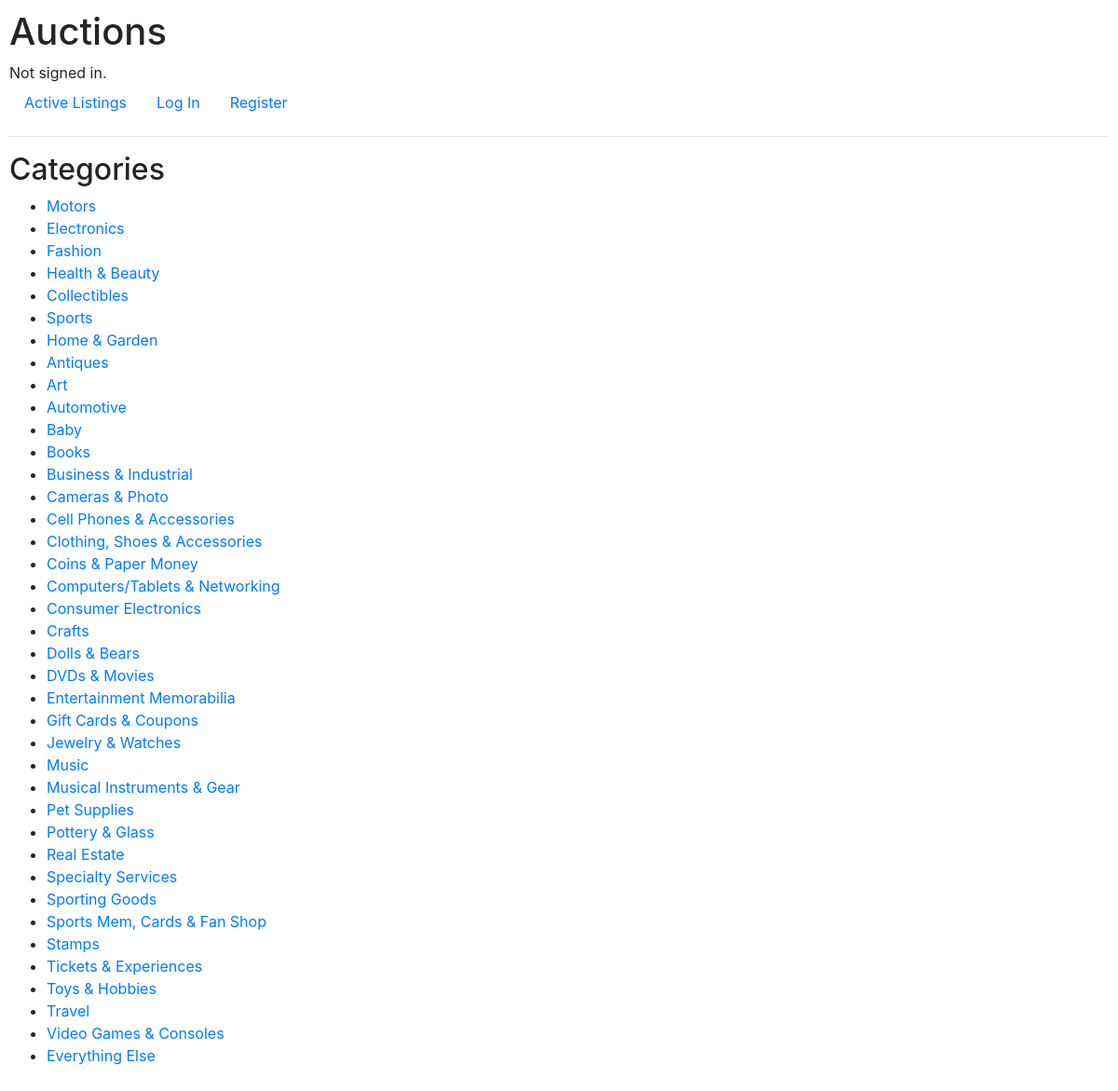
The page /categories on the database its author committed.
### auctions/models.py (models this page shows)
class ListingCategory(models.Model):
    title = models.CharField(max_length=64)
    def __str__(self):
        return f'{self.title}'

### auctions/views.py (the view)
# urls.py: path('categories', views.categories, name='categories'),
def categories(request):
    category_list = ListingCategory.objects.all()
    return render(request, 'auctions/categories.html', {
        'categories': category_list
    })

### auctions/templates/auctions/categories.html (shortened to what this page needs)
{% extends 'auctions/layout.html' %}
{% block body %}
    <h2>Categories</h2>
    <ul>
        {% for category in categories %}
            <li><a href="{% url 'category' category.id %}">{{ category }}</a></li>
        {% endfor %}
    </ul>
{% endblock body %}

### auctions/static/auctions/styles.css (style rules this page uses)
body { padding: 10px; }

### rows shown on the page
ListingCategory: title "Motors"
ListingCategory: title "Electronics"
ListingCategory: title "Fashion"
ListingCategory: title "Health & Beauty"
ListingCategory: title "Collectibles"
ListingCategory: title "Sports"
ListingCategory: title "Home & Garden"
ListingCategory: title "Antiques"
ListingCategory: title "Art"
ListingCategory: title "Automotive"
ListingCategory: title "Baby"
ListingCategory: title "Books"
ListingCategory: title "Business & Industrial"
ListingCategory: title "Cameras & Photo"
ListingCategory: title "Cell Phones & Accessories"
ListingCategory: title "Clothing, Shoes & Accessories"
ListingCategory: title "Coins & Paper Money"
ListingCategory: title "Computers/Tablets & Networking"
ListingCategory: title "Consumer Electronics"
ListingCategory: title "Crafts"
ListingCategory: title "Dolls & Bears"
ListingCategory: title "DVDs & Movies"
ListingCategory: title "Entertainment Memorabilia"
ListingCategory: title "Gift Cards & Coupons"
ListingCategory: title "Jewelry & Watches"
ListingCategory: title "Music"
ListingCategory: title "Musical Instruments & Gear"
ListingCategory: title "Pet Supplies"
ListingCategory: title "Pottery & Glass"
ListingCategory: title "Real Estate"
ListingCategory: title "Specialty Services"
ListingCategory: title "Sporting Goods"
ListingCategory: title "Sports Mem, Cards & Fan Shop"
ListingCategory: title "Stamps"
ListingCategory: title "Tickets & Experiences"
ListingCategory: title "Toys & Hobbies"
ListingCategory: title "Travel"
ListingCategory: title "Video Games & Consoles"
ListingCategory: title "Everything Else"
